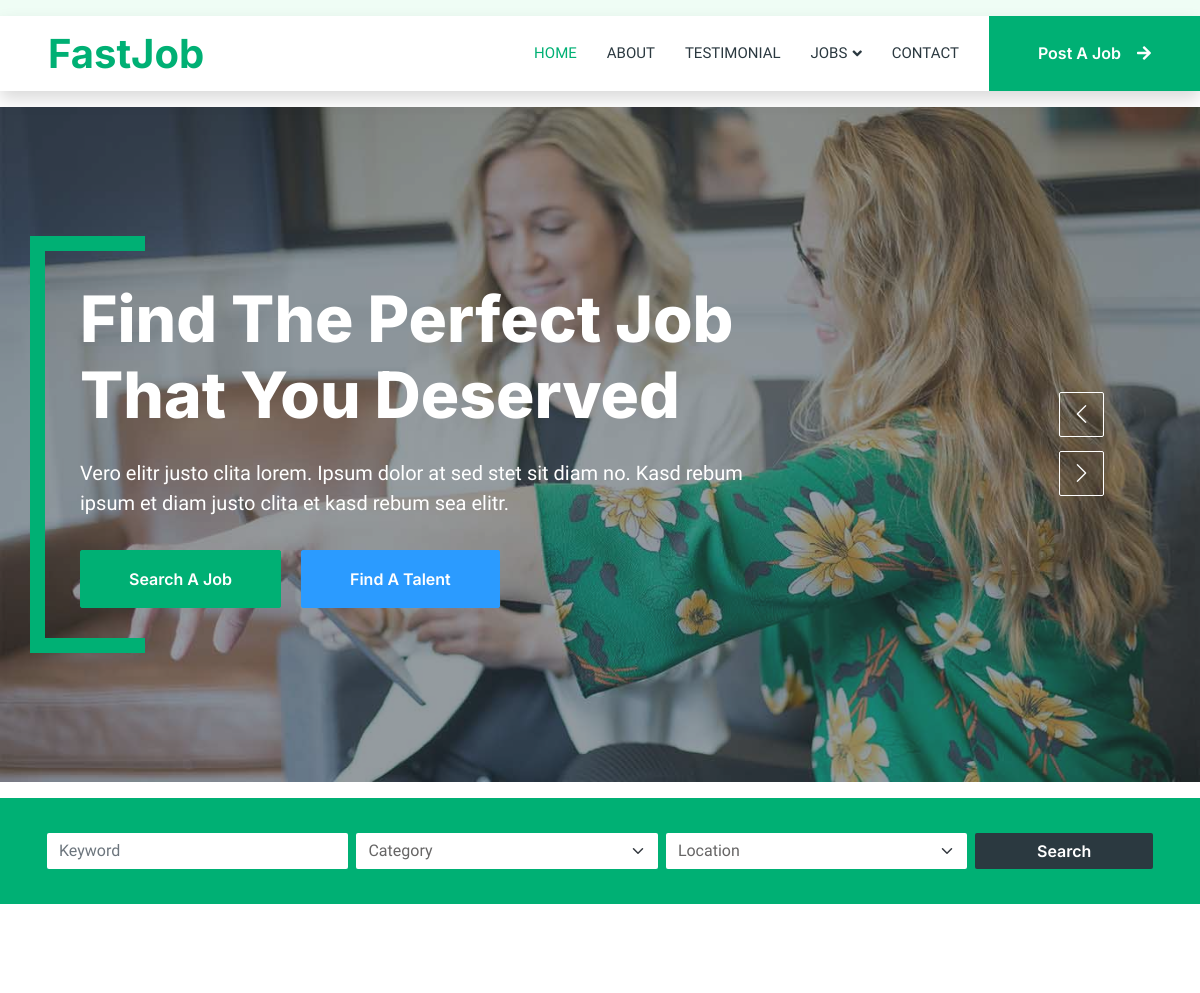
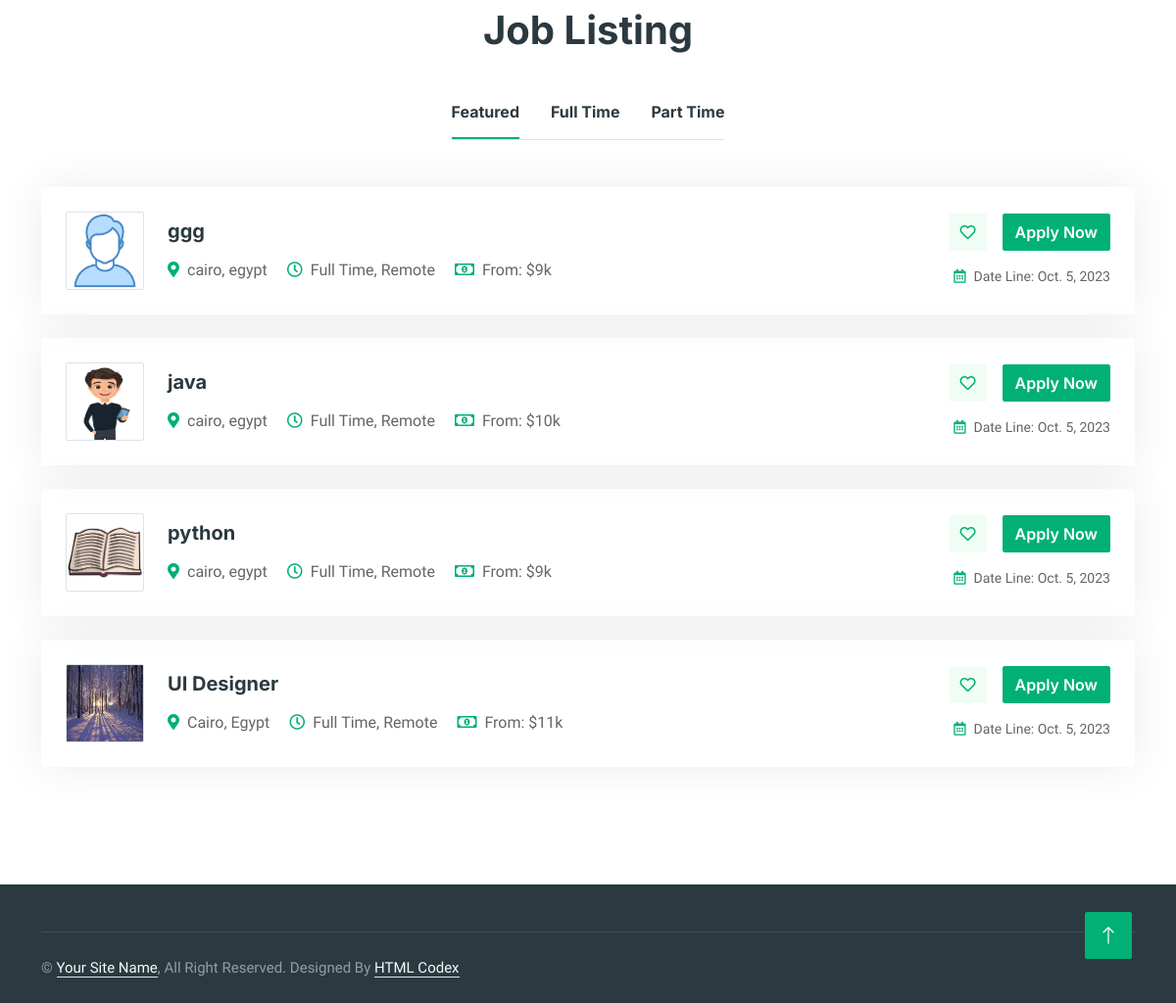
/job-list/, run on the app's committed database (2 pictures, top to bottom).
### core/models.py (models this page shows, shortened)
class Job(models.Model):
    title = models.CharField(max_length=200)
    job_type = models.CharField(max_length=15, choices=job_type, default='Full Time')
    work_type = models.CharField(max_length=15, choices=work_type, default='Remote')
    job_location = models.CharField(max_length=200)
    job_salary = models.IntegerField(default=10, validators=[MaxValueValidator(20), MinValueValidator(8)])
    date = models.DateTimeField(auto_now_add=True)
    image = models.ImageField(upload_to='newjob_images/', default='job_default_img.jpg')
    job_description = RichTextField()    # Added newly
    responsibility = RichTextField()     # Added newly
    qualifications = RichTextField()     # Added newly
    company_name = models.CharField(max_length=200)
    company_link = models.URLField(null=True, blank=True)
    about_company = RichTextField()     # Added newly
    job_category = models.ForeignKey(JobCategory, on_delete=models.CASCADE)

### core/views.py (the view)
# urls.py: path('job-list/', views.job_list, name='job_list'),
def job_list(request):
    jobs = models.Job.objects.all()
    context = {
        'jobs' : jobs,
    }
    return render(request, 'core/job-list.html', context)

### templates/core/job-list.html (shortened to what this page needs)
{% extends 'partials/base.html' %}
{% load static %}
{% block content %}
<div class="container-fluid bg-primary mb-5 wow fadeIn mt-3" data-wow-delay="0.1s" style="padding: 35px;">
    <div class="container">
        <div class="row g-2">
            <div class="col-md-10">
                <div class="row g-2">
                    <div class="col-md-4">
                        <input type="text" class="form-control border-0" placeholder="Keyword" />
                    </div>
                    <div class="col-md-4">
                        <select class="form-select border-0">
                            <option selected>Category</option>
                        </select>
                    </div>
                    <div class="col-md-4">
                        <select class="form-select border-0">
                            <option selected>Location</option>
                        </select>
                    </div>
                </div>
            </div>
            <div class="col-md-2">
                <button class="btn btn-dark border-0 w-100">Search</button>
            </div>
        </div>
    </div>
</div>
<div class="container-xxl py-5">
    <div class="container">
        <h1 class="text-center mb-5 wow fadeInUp" data-wow-delay="0.1s">Job Listing</h1>
        <div class="tab-class text-center wow fadeInUp" data-wow-delay="0.3s">
            <ul class="nav nav-pills d-inline-flex justify-content-center border-bottom mb-5">
                <li class="nav-item">
                    <a class="d-flex align-items-center text-start mx-3 ms-0 pb-3 active" data-bs-toggle="pill" href="#tab-1">
                        <h6 class="mt-n1 mb-0">Featured</h6>
                    </a>
                </li>
                <li class="nav-item">
                    <a class="d-flex align-items-center text-start mx-3 pb-3" data-bs-toggle="pill" href="#tab-2">
                        <h6 class="mt-n1 mb-0">Full Time</h6>
                    </a>
                </li>
                <li class="nav-item">
                    <a class="d-flex align-items-center text-start mx-3 me-0 pb-3" data-bs-toggle="pill" href="#tab-3">
                        <h6 class="mt-n1 mb-0">Part Time</h6>
                    </a>
                </li>
            </ul>
            <div class="tab-content">
                <div id="tab-1" class="tab-pane fade show p-0 active">
                    {% for job in jobs %}
                    <div class="job-item p-4 mb-4">
                        <div class="row g-4">
                            <div class="col-sm-12 col-md-8 d-flex align-items-center">
                               {% if job.image %}
                                    <img class="flex-shrink-0 img-fluid border rounded" src="{{job.image.url}}" alt="" style="width: 80px; height: 80px;">
                                {% else %}
                                    <img class="flex-shrink-0 img-fluid border rounded" src="{% static 'img/job_default_img.jpg' %}" alt="" style="width: 80px; height: 80px;">
                               {% endif %}
                                <div class="text-start ps-4">
                                    <h5 class="mb-3">{{job.title}}</h5>
                                    <span class="text-truncate me-3"><i class="fa fa-map-marker-alt text-primary me-2"></i>{{job.job_location}}</span>
                                    <span class="text-truncate me-3"><i class="far fa-clock text-primary me-2"></i>{{job.job_type}}, {{job.work_type}}</span>
                                    <span class="text-truncate me-0"><i class="far fa-money-bill-alt text-primary me-2"></i>From: ${{job.job_salary}}k</span>
                                </div>
                            </div>
                            <div class="col-sm-12 col-md-4 d-flex flex-column align-items-start align-items-md-end justify-content-center">
                                <div class="d-flex mb-3">
                                    <a class="btn btn-light btn-square me-3" href=""><i class="far fa-heart text-primary"></i></a>
                                    <a class="btn btn-primary" href="{% url 'job_detail' job.id %}">Apply Now</a>
                                </div>
                                <small class="text-truncate"><i class="far fa-calendar-alt text-primary me-2"></i>Date Line: {{job.date|date}}</small>
                            </div>
                        </div>
                    </div>
                    {% endfor %}
                </div>
            </div>
        </div>
    </div>
</div>
{% endblock content %}

### templates/partials/base.html (shortened to what this page needs)
{% load static %}
<!DOCTYPE html>
<html lang="en">
<head>
    <link href="https://cdnjs.cloudflare.com/ajax/libs/font-awesome/5.10.0/css/all.min.css" rel="stylesheet">
    <link href="https://cdn.jsdelivr.net/npm/bootstrap-icons@1.4.1/font/bootstrap-icons.css" rel="stylesheet">
    <link href="{% static 'lib/animate/animate.min.css' %}" rel="stylesheet">
    <link href="{% static 'lib/owlcarousel/assets/owl.carousel.min.css' %}" rel="stylesheet">
    <link href="{% static 'css/bootstrap.min.css' %}" rel="stylesheet">
    <link href="{% static 'css/style.css' %}" rel="stylesheet">
</head>
<body>
    <div class="container-xxl bg-white p-0">
        {% include 'partials/navbar.html' %}
        {% include 'partials/carousel.html' %}
        {% block content %}
        {% endblock content %}
        {% include 'partials/footer.html' %}
        <a href="#" class="btn btn-lg btn-primary btn-lg-square back-to-top"><i class="bi bi-arrow-up"></i></a>
    </div>
</body>
</html>

### templates/partials/navbar.html (shortened to what this page needs)
{% load static %}
<nav class="navbar navbar-expand-lg bg-white navbar-light shadow sticky-top p-0 mb-3 mt-3">
    <a href="{% url 'index' %}" class="navbar-brand d-flex align-items-center text-center py-0 px-4 px-lg-5">
        <h1 class="m-0 text-primary">FastJob</h1>
    </a>
    <div class="collapse navbar-collapse" id="navbarCollapse">
        <div class="navbar-nav ms-auto p-4 p-lg-0">
            <a href="{% url 'index' %}" class="nav-item nav-link active">Home</a>
            <a href="{% url 'about' %}" class="nav-item nav-link">About</a>
            <a href="{% url 'testimonial' %}" class="nav-item nav-link">Testimonial</a>
            <div class="nav-item dropdown">
                <a href="#" class="nav-link dropdown-toggle" data-bs-toggle="dropdown">Jobs</a>
            </div>
            <a href="{% url 'contact' %}" class="nav-item nav-link">Contact</a>
        </div>
        <a href="{% url 'job_post' %}" class="btn btn-primary rounded-0 py-4 px-lg-5 d-none d-lg-block">Post A Job<i class="fa fa-arrow-right ms-3"></i></a>
    </div>
</nav>

### templates/partials/carousel.html (shortened to what this page needs)
{% load static %}
<div class="container-fluid p-0">
    <div class="owl-carousel header-carousel position-relative">
        <div class="owl-carousel-item position-relative">
            <img class="img-fluid" src="{% static 'img/carousel-1.jpg' %}" alt="">
            <div class="position-absolute top-0 start-0 w-100 h-100 d-flex align-items-center" style="background: rgba(43, 57, 64, .5);">
                <div class="container">
                    <div class="row justify-content-start">
                        <div class="col-10 col-lg-8">
                            <h1 class="display-3 text-white animated slideInDown mb-4">Find The Perfect Job That You Deserved</h1>
                            <p class="fs-5 fw-medium text-white mb-4 pb-2">Vero elitr justo clita lorem. Ipsum dolor at sed stet sit diam no. Kasd rebum ipsum et diam justo clita et kasd rebum sea elitr.</p>
                            <a href="{% url 'job_list' %}" class="btn btn-primary py-md-3 px-md-5 me-3 animated slideInLeft">Search A Job</a>
                            <a href="" class="btn btn-secondary py-md-3 px-md-5 animated slideInRight">Find A Talent</a>
                        </div>
                    </div>
                </div>
            </div>
        </div>
    </div>
</div>

### templates/partials/footer.html
<div class="container-fluid bg-dark text-white-50 footer pt-5 mt-5 wow fadeIn" data-wow-delay="0.1s">
    <div class="container">
        <div class="copyright">
            <div class="row">
                <div class="col-md-6 text-center text-md-start mb-3 mb-md-0">
                    &copy; <a class="border-bottom" href="#">Your Site Name</a>, All Right Reserved.
                    Designed By <a class="border-bottom" href="https://htmlcodex.com">HTML Codex</a>
                </div>
            </div>
        </div>
    </div>
</div>

### static/css/style.css (style rules this page uses)
:root { --primary: #00B074; --secondary: #2B9BFF; --light: #EFFDF5; --dark: #2B3940; }
.back-to-top { position: fixed; display: none; right: 45px; bottom: 45px; z-index: 99; }
.btn { font-family: 'Inter', sans-serif; font-weight: 600; transition: .5s; }
.btn.btn-primary, .btn.btn-secondary { color: #FFFFFF; }
.btn-square { width: 38px; height: 38px; }
.btn-lg-square { width: 48px; height: 48px; }
.btn-square, .btn-sm-square, .btn-lg-square { padding: 0; display: flex; align-items: center; justify-content: center; font-weight: normal; border-radius: 2px; }
.navbar .dropdown-toggle::after { border: none; content: "\f107"; font-family: "Font Awesome 5 Free"; font-weight: 900; vertical-align: middle; margin-left: 5px; transition: .5s; }
.navbar-dark .navbar-nav .nav-link, .navbar-light .navbar-nav .nav-link { margin-right: 30px; padding: 25px 0; color: #FFFFFF; font-size: 15px; text-transform: uppercase; outline: none; }
.navbar-dark .navbar-nav .nav-link:hover, .navbar-dark .navbar-nav .nav-link.active, .navbar-light .navbar-nav .nav-link:hover, .navbar-light .navbar-nav .nav-link.active { color: var(--primary); }
.navbar-light .navbar-brand, .navbar-light a.btn { height: 75px; }
.navbar-light .navbar-nav .nav-link { color: var(--dark); font-weight: 500; }
.navbar-light.sticky-top { top: -100px; transition: .5s; }
.header-carousel .container, .page-header .container { position: relative; padding: 45px 0 45px 35px; border-left: 15px solid var(--primary); }
.header-carousel .container::before, .header-carousel .container::after, .page-header .container::before, .page-header .container::after { position: absolute; content: ""; top: 0; left: 0; width: 100px; height: 15px; background: var(--primary); }
.header-carousel .container::after, .page-header .container::after { top: 100%; margin-top: -15px; }
.nav-pills .nav-item .active { border-bottom: 2px solid var(--primary); }
.job-item { border: 1px solid transparent; border-radius: 2px; box-shadow: 0 0 45px rgba(0, 0, 0, .08); transition: .5s; }
.footer .copyright { padding: 25px 0; font-size: 15px; border-top: 1px solid rgba(256, 256, 256, .1); }
.footer .copyright a { color: var(--light); }

### data on the page
Job: image (picture), title "ggg", job_location "cairo, egypt", job_type "Full Time", work_type "Remote", job_salary "9", date "Oct. 5, 2023"
Job: image (picture), title "java", job_location "cairo, egypt", job_type "Full Time", work_type "Remote", job_salary "10", date "Oct. 5, 2023"
Job: image (picture), title "python", job_location "cairo, egypt", job_type "Full Time", work_type "Remote", job_salary "9", date "Oct. 5, 2023"
Job: image (picture), title "UI Designer", job_location "Cairo, Egypt", job_type "Full Time", work_type "Remote", job_salary "11", date "Oct. 5, 2023"
